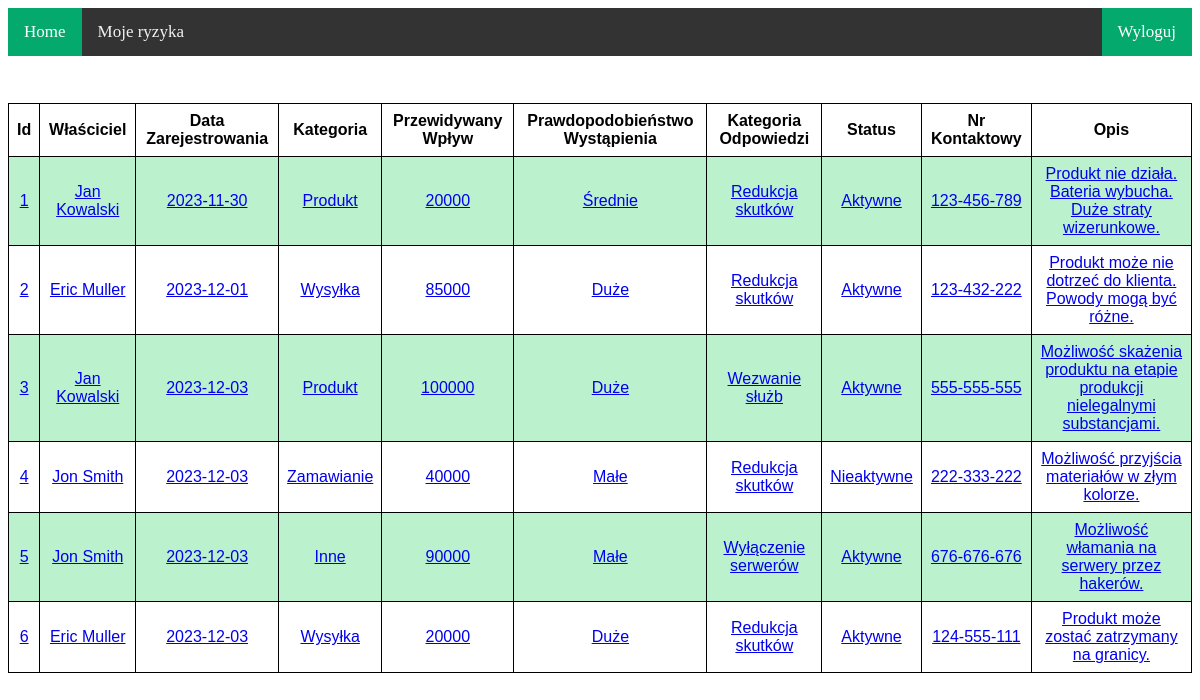
/ (signed in), run on the app's committed database.
### tables this page shows
CREATE TABLE risk (
    id INTEGER PRIMARY KEY AUTOINCREMENT,
    owner_id INTEGER references person(id),
    created TIMESTAMP NOT NULL DEFAULT CURRENT_TIMESTAMP,
    category TEXT NOT NULL,
    impact INTEGER NOT NULL,
    proximity TEXT NOT NULL,
    response TEXT NOT NULL,
    status TEXT NOT NULL,
    contact TEXT NOT NULL,
    description TEXT NOT NULL
);

CREATE TABLE person (
    id INTEGER PRIMARY KEY AUTOINCREMENT,
    name TEXT NOT NULL,
    login TEXT NOT NULL,
    password TEXT NOT NULL
);

### app.py (the view)
@app.route('/')
def main_page():
    if not current_user.is_authenticated:
        return redirect("/login")
    else:
        risks = db.get_all_risks()
        return render_template('index.html', risks=risks, titles=titles)

### app.py (called while the page is built)
@login_manager.user_loader
def loader_user(idn):
    return db.get_user(idn)

### db.py (called while the page is built)
def get_db_connection():
    conn = sqlite3.connect('database.db')
    conn.row_factory = sqlite3.Row
    return conn

def get_user(idn):
    conn = get_db_connection()
    user = conn.execute('SELECT * FROM PERSON WHERE id='+str(idn)).fetchall()
    conn.close()
    user_wrap = User(user[0][0], user[0][1], user[0][2], user[0][3])
    return user_wrap

def get_all_risks():
    conn = get_db_connection()
    risks = conn.execute(
        'SELECT risk.id, name, date(created), category, impact, proximity, response, status, contact, description '
        'FROM risk, person WHERE risk.owner_id = person.id').fetchall()
    conn.close()
    return risks

### templates/index.html (shortened to what this page needs)
{% extends "topnav.html" %}
{% block content %}
    {% if current_user.is_authenticated %}
    <table>
        <tr>
            {% for title in titles %}
                <th>{{ title }}</th>
            {% endfor %}
        </tr>
        {% for risk in risks %}
            <tr>
                {% for content in risk %}
                    <td><a href="{{ risk[0] }}">{{ content }}</a></td>
                {% endfor %}
            </tr>
        {% endfor %}
    </table>
    {% else %}
    <h1>Nie jestej zalogowany/a</h1>
    {% endif %}
{% endblock %}

### static/style.css (style rules this page uses)
table { margin-left: auto; margin-right: auto; font-family: arial, sans-serif; border-collapse: collapse; width: 100%; }
td, th { border: 1px solid #000000; text-align: center; padding: 8px; overflow: hidden; text-overflow: ellipsis; }
tr:nth-child(even) { background-color: #bcf1ce; }

### data on the page
risk: risk "1" "2023-11-30", category "Produkt", impact "20000", proximity "Średnie", response "Redukcja skutków", status "Aktywne", contact "123-456-789", description "Produkt nie działa. Bateria wybucha. Duże straty wizerunkowe."
person: name "Jan Kowalski"
risk: risk "2" "2023-12-01", category "Wysyłka", impact "85000", proximity "Duże", response "Redukcja skutków", status "Aktywne", contact "123-432-222", description "Produkt może nie dotrzeć do klienta. Powody mogą być różne."
person: name "Eric Muller"
risk: risk "3" "2023-12-03", category "Produkt", impact "100000", proximity "Duże", response "Wezwanie służb", status "Aktywne", contact "555-555-555", description "Możliwość skażenia produktu na etapie produkcji nielegalnymi substancjami."
risk: risk "4" "2023-12-03", category "Zamawianie", impact "40000", proximity "Małe", response "Redukcja skutków", status "Nieaktywne", contact "222-333-222", description "Możliwość przyjścia materiałów w złym kolorze."
person: name "Jon Smith"
risk: risk "5" "2023-12-03", category "Inne", impact "90000", proximity "Małe", response "Wyłączenie serwerów", status "Aktywne", contact "676-676-676", description "Możliwość włamania na serwery przez hakerów."
risk: risk "6" "2023-12-03", category "Wysyłka", impact "20000", proximity "Duże", response "Redukcja skutków", status "Aktywne", contact "124-555-111", description "Produkt może zostać zatrzymany na granicy."

### other printed values
{{ title }} "Id" "Właściciel" "Data Zarejestrowania" "Kategoria" "Przewidywany Wpływ" "Prawdopodobieństwo Wystąpienia" "Kategoria Odpowiedzi" "Status" "Nr Kontaktowy" "Opis"
